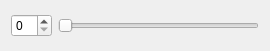
<?xml version="1.0" encoding="UTF-8"?>
<ui version="4.0">
 <class>MyWidget</class>
 <widget class="QWidget" name="MyWidget">
  <property name="geometry">
   <rect>
    <x>0</x>
    <y>0</y>
    <width>270</width>
    <height>51</height>
   </rect>
  </property>
  <property name="windowTitle">
   <string>Form</string>
  </property>
  <layout class="QHBoxLayout" name="horizontalLayout">
   <item>
    <widget class="QSpinBox" name="spinBox"/>
   </item>
   <item>
    <widget class="QSlider" name="horizontalSlider">
     <property name="orientation">
      <enum>Qt::Horizontal</enum>
     </property>
    </widget>
   </item>
  </layout>
 </widget>
 <resources/>
 <connections/>
</ui>
